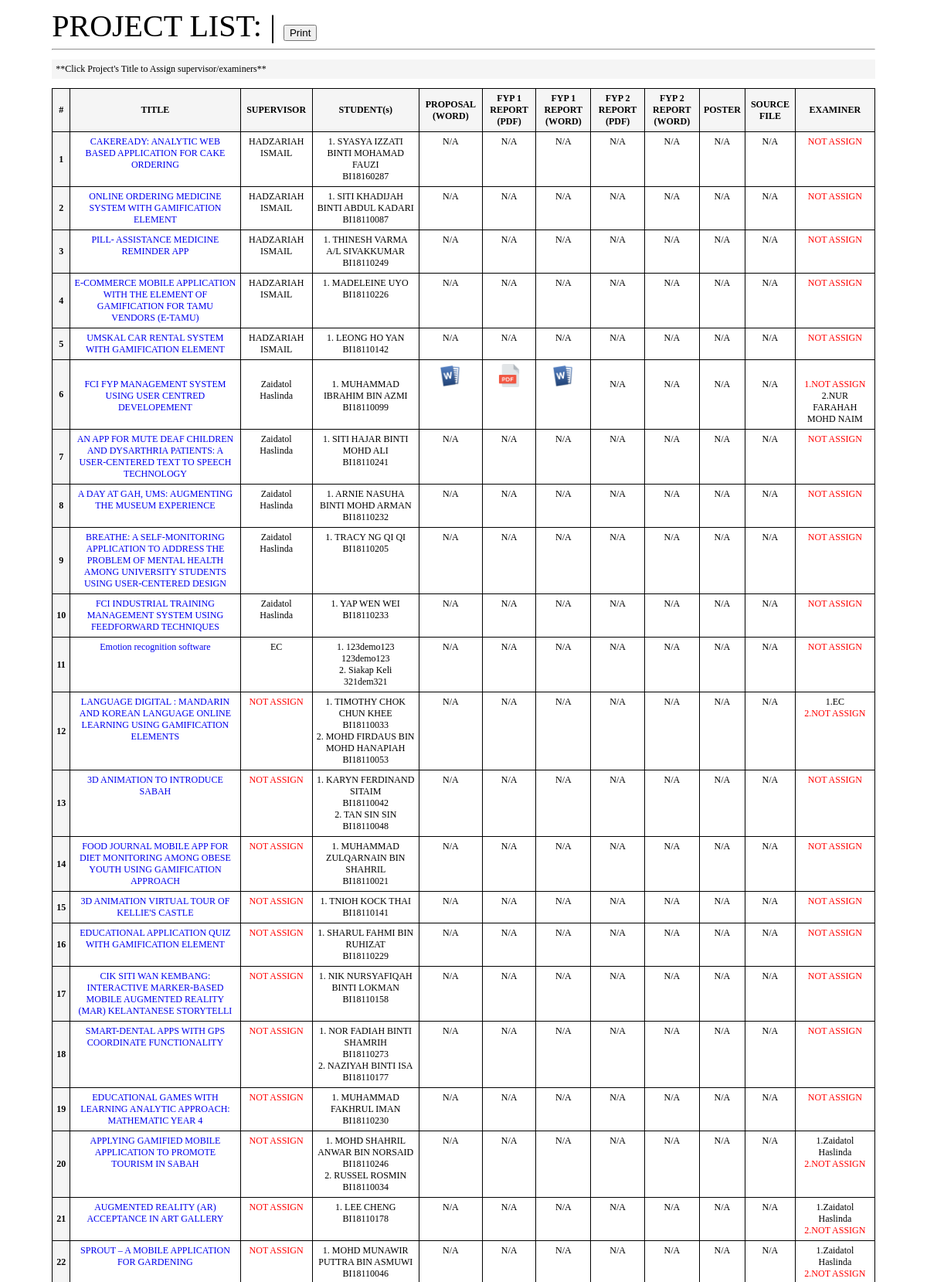
The app's page /Admin/project_list.php (upper part) with its own data.
### tables this page shows
CREATE TABLE `project` (
  `Pid` int(11) NOT NULL,
  `ProjectTitle` varchar(200) DEFAULT NULL,
  `stud1` varchar(20) DEFAULT NULL,
  `stud2` varchar(20) DEFAULT NULL,
  `stud3` varchar(20) DEFAULT NULL,
  `proposalFileWord` varchar(100) DEFAULT NULL,
  `fyp1FilePDF` varchar(100) DEFAULT NULL,
  `fyp1FileWord` varchar(100) DEFAULT NULL,
  `fyp2FilePDF` varchar(100) DEFAULT NULL,
  `fyp2FileWord` varchar(100) DEFAULT NULL,
  `poster` varchar(50) NOT NULL,
  `source_file` varchar(50) NOT NULL,
  `LastUpdateBy` varchar(100) DEFAULT NULL,
  `svid` varchar(20) DEFAULT NULL,
  `exid1` varchar(20) DEFAULT NULL,
  `exid2` varchar(20) DEFAULT NULL
);

CREATE TABLE `lecturer` (
  `id` int(11) NOT NULL,
  `lectID` varchar(50) NOT NULL,
  `programme` varchar(5) DEFAULT NULL,
  `lectName` varchar(100) DEFAULT NULL,
  `lectEmail` varchar(100) DEFAULT NULL,
  `lectPhone` varchar(100) DEFAULT NULL,
  `workload` int(20) DEFAULT 5,
  `workload_status` varchar(20) NOT NULL DEFAULT 'Ongoing',
  `code` mediumint(50) NOT NULL DEFAULT 0
);

### Admin/project_list.php (the view, shortened to what this page needs)
<!DOCTYPE html>
<html lang="en">
<head>
	<link rel="stylesheet" href="css/pList.css">
</head>
<body>
	<div class="mainCont">
		<label> PROJECT LIST: <?php echo $_SESSION['type']." | ".$_SESSION['year']." "; ?></label><button onclick="window.print();">Print</button>
		<hr>
		<p style="padding:5px;background-color:whitesmoke;">**Click Project's Title to Assign supervisor/examiners**</p>
		<div class="listCont">
			<?php include_once "../includes/config.php";
				$list = mysqli_query($conn,"SELECT * FROM project ORDER by svid DESC")  or die (mysqli_error($conn));
			if($list->num_rows>0){
			?>
			<table>
				<tr>
					<th>#</th>
					<th>TITLE</th>
					<th>SUPERVISOR</th>
					<th>STUDENT(s)</th>
					<th>PROPOSAL (WORD)</th>
					<th>FYP 1 REPORT (PDF)</th>
					<th>FYP 1 REPORT (WORD)</th>
					<th>FYP 2 REPORT (PDF)</th>
					<th>FYP 2 REPORT (WORD)</th>
					<th>POSTER</th>
					<th>SOURCE FILE</th>
					<th>EXAMINER</th>
				</tr>
				<?php
				$x = 0;
				while($row = mysqli_fetch_assoc($list)){
					$proWord = (string) ($row['proposalFileWord'] ?? '');
					$proTarget = "../Student/upload/student_file/proposal/".basename($proWord);
					$R1Word = (string) ($row['fyp1FileWord'] ?? '');
					$R1WordTarget = "../Student/upload/student_file/fyp1/".basename($R1Word);
					$R2Word = (string) ($row['fyp2FileWord'] ?? '');
					$R2WordTarget = "../Student/upload/student_file/fyp2/".basename($R2Word);
					$R1PDF = (string) ($row['fyp1FilePDF'] ?? '');
					$R1PDFTarget = "../Student/upload/student_file/fyp1/".basename($R1PDF);
					$R2PDF = (string) ($row['fyp2FilePDF'] ?? '');
					$R2PDFTarget = "../Student/upload/student_file/fyp2/".basename($R2PDF);
					$poster = (string) ($row['poster'] ?? '');
					$posterTar = "../Student/upload/student_file/poster/".basename($poster);
					$source = (string) ($row['source_file'] ?? '');
					$sourceTar = "../Student/upload/student_file/source/".basename($source);
					?>
				<tr>
					<th><?php echo ++$x ?> </th>
					<td><a href="?id=<?php echo $row['Pid']; ?>&view=assign"><?php echo $row['ProjectTitle'];?></a></td>
					<td><?php
					$s = $row['svid'];
					$sc = mysqli_query($conn,"SElect lectName from lecturer where lectID = '$s'");
					$sName = mysqli_fetch_assoc($sc);
					if (!empty($s)){
					echo $sName['lectName'];
						}
						else{
							echo "<a style=\"color:red;text-align:center;\">NOT ASSIGN</a>";
						}
						?></td>
					<td><?php
					$st1 = $row['stud1'];
					$sq = mysqli_query($conn,"SELECT studName from student where studID ='$st1' ");
					$d = mysqli_fetch_assoc($sq);
					echo "1. ".$d['studName']."<br>".$row['stud1'];?><br>
						<?php
					$st2 = $row['stud2'];
					if(!empty($st2)){
					$sq = mysqli_query($conn,"SELECT studName from student where studID ='$st2' ");
					$d = mysqli_fetch_assoc($sq);
					echo "2. ".$d['studName']."<br>".$row['stud2'];
						}
					else{
					}
						?>
					</td>
					<td><?php if(!$row['proposalFileWord']){
						echo "N/A";
					}else{
						echo "<a href='$proTarget'><img  style='width:30px;height:30px;' src='img/word.png'> </a>";}?></td>
					<td><?php if(!$row['fyp1FilePDF']){
						echo "N/A";
					}else{echo  "<a href='$R1PDFTarget'><img  style='width:30px;height:30px;' src='img/pdf.png'> </a>";}?></td>
					<td><?php if(!$row['fyp1FileWord']){
						echo "N/A";
					}else{ echo "<a href='$R1WordTarget'><img  style='width:30px;height:30px;' src='img/word.png'> </a>";}?></td>
					<td><?php if(!$row['fyp2FilePDF']){
						echo "N/A";
					}else{echo "<a href='$R2PDFTarget'><img  style='width:30px;height:30px;' src='img/pdf.png'> </a>";}?></td>
					<td><?php if(!$row['fyp2FileWord']){
						echo "N/A";
					}else{echo "<a href='$R2WordTarget'><img  style='width:30px;height:30px;' src='img/word.png'> </a>";}?></td>
					<td><?php if(!$row['poster']){
						echo "N/A";
					}else{echo "<a href='$posterTar'><img  style='width:30px;height:30px;' src='img/poster.png'> </a>";}?></td>
					<td><?php if(!$row['source_file']){
						echo "N/A";
					}else{echo "<a href='$sourceTar'><img  style='width:30px;height:30px;' src='img/zip.png'> </a>";}?></td>
					<td><?php
					if($row['exid1'] == null && $row['exid2'] == null){
						echo "<a style=\"color:red;text-align:center;\">NOT ASSIGN</a>";
					}else if($row['exid1'] ==null){
					$ckex2 = $row['exid2'];
					$cd = mysqli_query($conn,"SELECT lectName from lecturer where lectID = '$ckex2'");
					$d = mysqli_fetch_assoc($cd);
						echo "<a style=\"color:red\">1.NOT ASSIGN</a><br>2.".$d['lectName'];
					}
					else if ($row['exid2'] ==null){
					$ckex1 = $row['exid1'];
					$cd = mysqli_query($conn,"SELECT lectName from lecturer where lectID = '$ckex1'");
					$d = mysqli_fetch_assoc($cd);
						echo "1.".$d['lectName']."<br><a style=\"color:red\">2.NOT ASSIGN</a>";
					}
						?></td>
				</tr>
				<?php
				}
				}
				?>
			</table>
			<br>
		</div>
	</div>
</body>
</html>

### Admin/css/pList.css (style rules this page uses)
.mainCont { width: 90%; font-size: 12px; margin: 10px auto; }
.listCont { width: 100%; }
.listCont table { width: 100%; margin: 0 auto; }
.listCont table, th, tr, td { border: 1px solid black; border-collapse: collapse; padding: 5px; text-align: center; width: auto; }
th { background-color: whitesmoke; }
td { vertical-align: text-top; }
label { font-size: 40px; }
a { text-decoration: none; }

### records on screen
project: ProjectTitle "CAKEREADY: ANALYTIC WEB BASED APPLICATION FOR CAKE ORDERING", lecturer.lectName "HADZARIAH ISMAIL", studName "SYASYA IZZATI BINTI MOHAMAD FAUZI", stud1 "BI18160287", shows "N/A", poster "N/A", source_file "N/A", exid1 "NOT ASSIGN"
project: ProjectTitle "ONLINE ORDERING MEDICINE SYSTEM WITH GAMIFICATION ELEMENT", lecturer.lectName "HADZARIAH ISMAIL", studName "SITI KHADIJAH BINTI ABDUL KADARI", stud1 "BI18110087", shows "N/A", poster "N/A", source_file "N/A", exid1 "NOT ASSIGN"
project: ProjectTitle "PILL- ASSISTANCE MEDICINE REMINDER APP", lecturer.lectName "HADZARIAH ISMAIL", studName "THINESH VARMA A/L SIVAKKUMAR", stud1 "BI18110249", shows "N/A", poster "N/A", source_file "N/A", exid1 "NOT ASSIGN"
project: ProjectTitle "E-COMMERCE MOBILE APPLICATION WITH THE ELEMENT OF GAMIFICATION FOR TAMU VENDORS (E-TAMU)", lecturer.lectName "HADZARIAH ISMAIL", studName "MADELEINE UYO", stud1 "BI18110226", shows "N/A", poster "N/A", source_file "N/A", exid1 "NOT ASSIGN"
project: ProjectTitle "UMSKAL CAR RENTAL SYSTEM WITH GAMIFICATION ELEMENT", lecturer.lectName "HADZARIAH ISMAIL", studName "LEONG HO YAN", stud1 "BI18110142", shows "N/A", poster "N/A", source_file "N/A", exid1 "NOT ASSIGN"
project: ProjectTitle "FCI FYP MANAGEMENT SYSTEM USING USER CENTRED DEVELOPEMENT", lecturer.lectName "Zaidatol Haslinda", studName "MUHAMMAD IBRAHIM BIN AZMI", stud1 "BI18110099", shows "N/A", poster "N/A", source_file "N/A", lecturer.lectName "NUR FARAHAH MOHD NAIM"
project: ProjectTitle "AN APP FOR MUTE DEAF CHILDREN AND DYSARTHRIA PATIENTS: A USER-CENTERED TEXT TO SPEECH TECHNOLOGY", lecturer.lectName "Zaidatol Haslinda", studName "SITI HAJAR BINTI MOHD ALI", stud1 "BI18110241", shows "N/A", poster "N/A", source_file "N/A", shows "NOT ASSIGN"
project: ProjectTitle "A DAY AT GAH, UMS: AUGMENTING THE MUSEUM EXPERIENCE", lecturer.lectName "Zaidatol Haslinda", studName "ARNIE NASUHA BINTI MOHD ARMAN", stud1 "BI18110232", shows "N/A", poster "N/A", source_file "N/A", shows "NOT ASSIGN"
project: ProjectTitle "BREATHE: A SELF-MONITORING APPLICATION TO ADDRESS THE PROBLEM OF MENTAL HEALTH AMONG UNIVERSITY STUDENTS USING USER-CENTERED DESIGN", lecturer.lectName "Zaidatol Haslinda", studName "TRACY NG QI QI", stud1 "BI18110205", shows "N/A", poster "N/A", source_file "N/A", shows "NOT ASSIGN"
project: ProjectTitle "FCI INDUSTRIAL TRAINING MANAGEMENT SYSTEM USING FEEDFORWARD TECHNIQUES", lecturer.lectName "Zaidatol Haslinda", studName "YAP WEN WEI", stud1 "BI18110233", shows "N/A", poster "N/A", source_file "N/A", shows "NOT ASSIGN"
project: ProjectTitle "Emotion recognition software", lecturer.lectName "EC", studName "123demo123", stud1 "123demo123", studName "Siakap Keli", stud2 "321dem321", shows "N/A", poster "N/A", source_file "N/A", shows "NOT ASSIGN"
project: ProjectTitle "LANGUAGE DIGITAL : MANDARIN AND KOREAN LANGUAGE ONLINE LEARNING USING GAMIFICATION ELEMENTS", shows "NOT ASSIGN", studName "TIMOTHY CHOK CHUN KHEE", stud1 "BI18110033", studName "MOHD FIRDAUS BIN MOHD HANAPIAH", stud2 "BI18110053", shows "N/A", poster "N/A", source_file "N/A", lecturer.lectName "EC"
project: ProjectTitle "3D ANIMATION TO INTRODUCE SABAH", shows "NOT ASSIGN", studName "KARYN FERDINAND SITAIM", stud1 "BI18110042", studName "TAN SIN SIN", stud2 "BI18110048", shows "N/A", poster "N/A", source_file "N/A"
project: ProjectTitle "FOOD JOURNAL MOBILE APP FOR DIET MONITORING AMONG OBESE YOUTH USING GAMIFICATION APPROACH", shows "NOT ASSIGN", studName "MUHAMMAD ZULQARNAIN BIN SHAHRIL", stud1 "BI18110021", shows "N/A", poster "N/A", source_file "N/A"
project: ProjectTitle "3D ANIMATION VIRTUAL TOUR OF KELLIE'S CASTLE", shows "NOT ASSIGN", studName "TNIOH KOCK THAI", stud1 "BI18110141", shows "N/A", poster "N/A", source_file "N/A"
project: ProjectTitle "EDUCATIONAL APPLICATION QUIZ WITH GAMIFICATION ELEMENT", shows "NOT ASSIGN", studName "SHARUL FAHMI BIN RUHIZAT", stud1 "BI18110229", shows "N/A", poster "N/A", source_file "N/A"
project: ProjectTitle "CIK SITI WAN KEMBANG: INTERACTIVE MARKER-BASED MOBILE AUGMENTED REALITY (MAR) KELANTANESE STORYTELLI", shows "NOT ASSIGN", studName "NIK NURSYAFIQAH BINTI LOKMAN", stud1 "BI18110158", shows "N/A", poster "N/A", source_file "N/A"
project: ProjectTitle "SMART-DENTAL APPS WITH GPS COORDINATE FUNCTIONALITY", shows "NOT ASSIGN", studName "NOR FADIAH BINTI SHAMRIH", stud1 "BI18110273", studName "NAZIYAH BINTI ISA", stud2 "BI18110177", shows "N/A", poster "N/A", source_file "N/A"
project: ProjectTitle "EDUCATIONAL GAMES WITH LEARNING ANALYTIC APPROACH: MATHEMATIC YEAR 4", shows "NOT ASSIGN", studName "MUHAMMAD FAKHRUL IMAN", stud1 "BI18110230", shows "N/A", poster "N/A", source_file "N/A"
project: ProjectTitle "APPLYING GAMIFIED MOBILE APPLICATION TO PROMOTE TOURISM IN SABAH", shows "NOT ASSIGN", studName "MOHD SHAHRIL ANWAR BIN NORSAID", stud1 "BI18110246", studName "RUSSEL ROSMIN", stud2 "BI18110034", shows "N/A", poster "N/A", source_file "N/A", lecturer.lectName "Zaidatol Haslinda"
project: ProjectTitle "AUGMENTED REALITY (AR) ACCEPTANCE IN ART GALLERY", shows "NOT ASSIGN", studName "LEE CHENG", stud1 "BI18110178", shows "N/A", poster "N/A", source_file "N/A", lecturer.lectName "Zaidatol Haslinda"
project: ProjectTitle "SPROUT – A MOBILE APPLICATION FOR GARDENING", shows "NOT ASSIGN", studName "MOHD MUNAWIR PUTTRA BIN ASMUWI", stud1 "BI18110046", shows "N/A", poster "N/A", source_file "N/A", lecturer.lectName "Zaidatol Haslinda"
